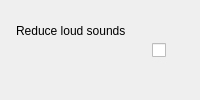
          <widget class="QFrame" name="cardLoudSoundReduction">
           <property name="frameShape">
            <enum>QFrame::NoFrame</enum>
           </property>
           <property name="cssClass" stdset="0">
            <string notr="true">settingCard</string>
           </property>
           <layout class="QHBoxLayout" name="cardLoudSoundReductionLayout" stretch="1,0">
            <property name="spacing">
             <number>16</number>
            </property>
            <property name="leftMargin">
             <number>16</number>
            </property>
            <property name="topMargin">
             <number>12</number>
            </property>
            <property name="rightMargin">
             <number>16</number>
            </property>
            <property name="bottomMargin">
             <number>12</number>
            </property>
            <item>
             <layout class="QVBoxLayout" name="cardLoudSoundReductionText">
              <property name="spacing">
               <number>2</number>
              </property>
              <item>
               <widget class="QLabel" name="lbLoudSoundReduction">
                <property name="text">
                 <string>Reduce loud sounds</string>
                </property>
                <property name="cssClass" stdset="0">
                 <string notr="true">cardTitle</string>
                </property>
               </widget>
              </item>
              <item>
               <widget class="QLabel" name="lbDescLoudSoundReduction">
                <property name="text">
                 <string notr="true"/>
                </property>
                <property name="wordWrap">
                 <bool>true</bool>
                </property>
                <property name="cssClass" stdset="0">
                 <string notr="true">cardDescription</string>
                </property>
               </widget>
              </item>
             </layout>
            </item>
            <item>
             <widget class="QCheckBox" name="cbLoudSoundReduction">
              <property name="minimumSize">
               <size>
                <width>32</width>
                <height>32</height>
               </size>
              </property>
              <property name="text">
               <string notr="true"/>
              </property>
             </widget>
            </item>
           </layout>
          </widget>
